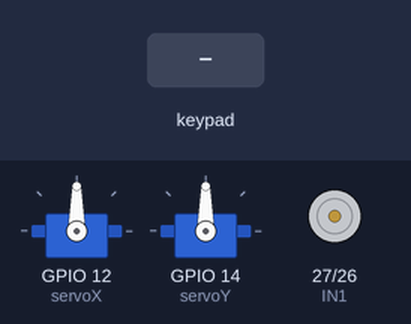
Bench run of a sketch on a simulated ESP32. Parts: 2 × servo, motor-driver pin pairs drawn as motors (green arrow = first pin HIGH = forward, orange = second pin HIGH = backward, longer = more drive). Inputs (shaded band) come from the test bench.

Above: at 1.2 s.
1.3 s: key 'U' pressed
At 1.51 s:
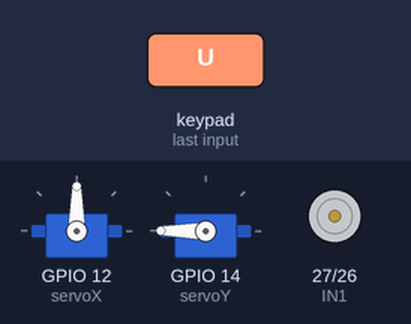
3.2 s: key 'D' pressed
At 3.42 s:
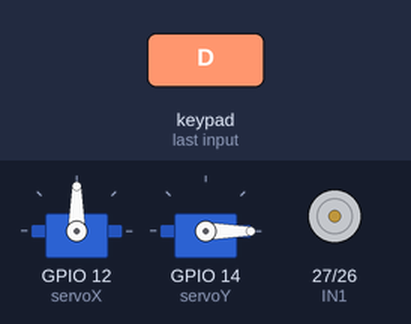
5.1 s: key 'L' pressed
At 5.34 s:
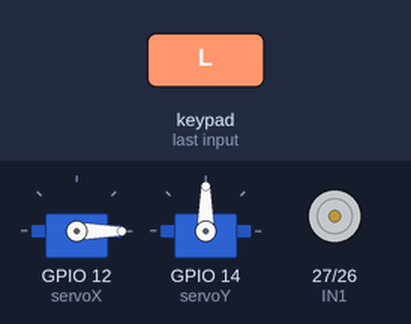
7.0 s: key 'R' pressed
At 7.2 s:
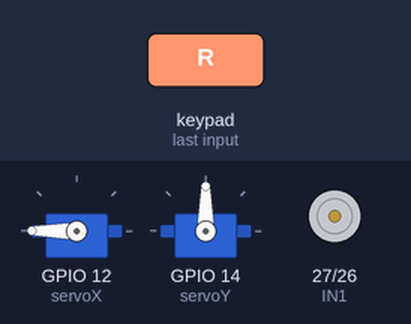
8.9 s: key 'O' pressed
At 9.12 s:
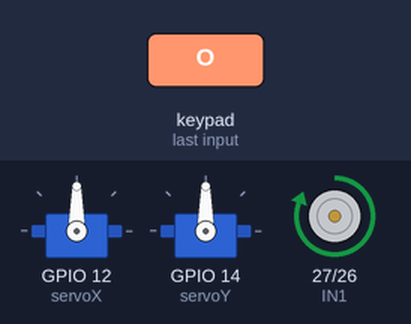
10.8 s: key 'S' pressed
At 11.04 s:
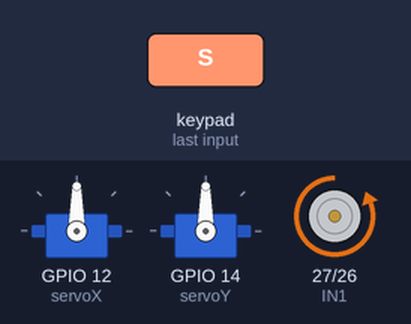
Timing chart, 0 to 13.7 s (numbered marks = the images above; inputs shaded):
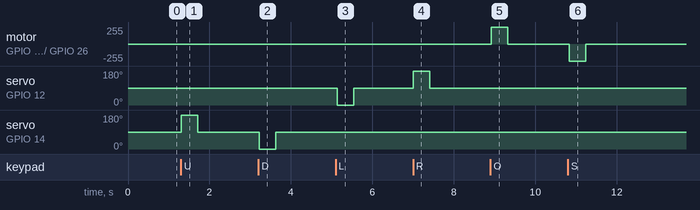

The sketch:

sketch_may6dcombi.ino
```cpp
#define CUSTOM_SETTINGS
#define INCLUDE_GAMEPAD_MODULE

#include <ESP32Servo.h>
#include <DabbleESP32.h>

// Servo setup
Servo servoX;
Servo servoY;

// Motor A control pins (L298N)
#define IN1 27
#define IN2 26

void setup() {
  Serial.begin(115200);
  Dabble.begin("ESP32-Control");  // Bluetooth name shown in Dabble app

  // Attach servos for turret
  servoX.attach(12);    // Horizontal servo
  servoY.attach(14);   // Vertical servo

  // Set motor control pins as output
  pinMode(IN1, OUTPUT);
  pinMode(IN2, OUTPUT);

  stopMotor();  // Motor off initially
}

void loop() {
  Dabble.processInput();  // Read data from Dabble app

  // === Turret Movement with Joystick ===
  int joyX = GamePad.getXaxisData();  // -7 to +7
  int joyY = GamePad.getYaxisData();  // -7 to +7

  int servoSpeedX = map(joyX, -7, 7, 0, 180);
  int servoSpeedY = map(joyY, -7, 7, 0, 180);

  if (abs(joyX) < 2) servoSpeedX = 90;
  if (abs(joyY) < 2) servoSpeedY = 90;

  servoX.write(servoSpeedX);
  servoY.write(servoSpeedY);

  // === Motor Control with Buttons ===
  if (GamePad.isCirclePressed()) {
    rotateClockwise();
  }
  else if (GamePad.isSquarePressed()) {
    rotateCounterClockwise();
  }
  else if (GamePad.isCrossPressed()) {  // 'X' button pressed
    stopMotor();  // Manual stop
  }
  else {
    stopMotor();  // Stop if no button is pressed
  }

  delay(50);  // Small delay for stability
}

// === Motor control functions ===
void rotateClockwise() {
  digitalWrite(IN1, HIGH);
  digitalWrite(IN2, LOW);
}

void rotateCounterClockwise() {
  digitalWrite(IN1, LOW);
  digitalWrite(IN2, HIGH);
}

void stopMotor() {
  digitalWrite(IN1, LOW);
  digitalWrite(IN2, LOW);
}
```

Measured:
- after the input at 1.3 s, servo on GPIO 14 (servoY): 90° → 180° at once, → 90° 0.40 s later
- after the input at 3.2 s, servo on GPIO 14 (servoY): 90° → 0° at once, → 90° 0.40 s later
- after the input at 5.1 s, servo on GPIO 12 (servoX): 90° → 0° at once, → 90° 0.40 s later
- after the input at 7.0 s, servo on GPIO 12 (servoX): 90° → 180° at once, → 90° 0.40 s later
- after the input at 8.9 s, motor on GPIO 27 (IN1) / GPIO 26 (IN2): stopped → forward 255/255 at once, → stopped 0.40 s later
- after the input at 10.8 s, motor on GPIO 27 (IN1) / GPIO 26 (IN2): stopped → backward 255/255 at once, → stopped 0.40 s later
